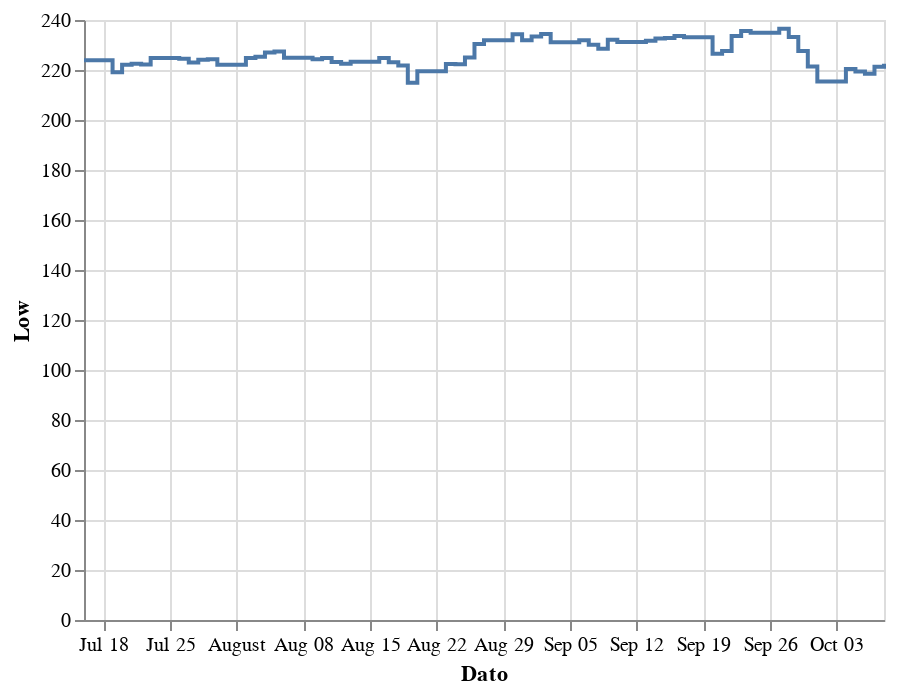

The notebook cell saved with this chart:
### Code cell
#Hent aktier
import yfinance as yf
def stockDownload(symbol):
  stock = yf.Ticker(symbol)
  hist = stock.history(period="12wk")
  return hist

data=stockDownload("Mowi.OL")
data['Dato']=data.index

alt.Chart(data).mark_line(interpolate='step-after').encode(
    x='Dato',
    y='Low'
)

### Figure 1 — Vega-Lite specification as saved in the notebook (floating-point values rounded to 4 significant figures)
{"config": {"view": {"continuousWidth": 400, "continuousHeight": 300}}, "data": {"name": "data-122ccf324c0d76dbc1ba6905e0d3dd47"}, "mark": {"type": "line", "interpolate": "step-after"}, "encoding": {"x": {"type": "temporal", "field": "Dato"}, "y": {"type": "quantitative", "field": "Low"}}, "$schema": "https://vega.github.io/schema/vega-lite/v4.8.1.json", "datasets": {"data-122ccf324c0d76dbc1ba6905e0d3dd47": [{"Open": 224.1, "High": 226.8, "Low": 223.9, "Close": 223.9, "Volume": 617775, "Dividends": 0.0, "Stock Splits": 0, "Dato": "2021-07-16T00:00:00"}, {"Open": 224.8, "High": 225.4, "Low": 219.1, "Close": 220.5, "Volume": 534943, "Dividends": 0.0, "Stock Splits": 0, "Dato": "2021-07-19T00:00:00"}, {"Open": 222.1, "High": 226.5, "Low": 222.1, "Close": 225.0, "Volume": 562571, "Dividends": 0.0, "Stock Splits": 0, "Dato": "2021-07-20T00:00:00"}, {"Open": 225.7, "High": 227.1, "Low": 222.5, "Close": 224.0, "Volume": 489661, "Dividends": 0.0, "Stock Splits": 0, "Dato": "2021-07-21T00:00:00"}, {"Open": 224.1, "High": 224.8, "Low": 222.2, "Close": 223.5, "Volume": 347778, "Dividends": 0.0, "Stock Splits": 0, "Dato": "2021-07-22T00:00:00"}, {"Open": 224.9, "High": 227.6, "Low": 224.8, "Close": 225.8, "Volume": 404459, "Dividends": 0.0, "Stock Splits": 0, "Dato": "2021-07-23T00:00:00"}, {"Open": 224.7, "High": 226.3, "Low": 224.5, "Close": 225.2, "Volume": 266623, "Dividends": 0.0, "Stock Splits": 0, "Dato": "2021-07-26T00:00:00"}, {"Open": 225.3, "High": 225.6, "Low": 223.0, "Close": 224.1, "Volume": 381811, "Dividends": 0.0, "Stock Splits": 0, "Dato": "2021-07-27T00:00:00"}, {"Open": 224.1, "High": 226.2, "Low": 224.1, "Close": 225.4, "Volume": 409000, "Dividends": 0.0, "Stock Splits": 0, "Dato": "2021-07-28T00:00:00"}, {"Open": 224.8, "High": 227.2, "Low": 224.3, "Close": 224.7, "Volume": 478508, "Dividends": 0.0, "Stock Splits": 0, "Dato": "2021-07-29T00:00:00"}, {"Open": 224.0, "High": 224.9, "Low": 222.1, "Close": 224.3, "Volume": 496198, "Dividends": 0.0, "Stock Splits": 0, "Dato": "2021-07-30T00:00:00"}, {"Open": 224.8, "High": 227.8, "Low": 224.8, "Close": 225.5, "Volume": 276610, "Dividends": 0.0, "Stock Splits": 0, "Dato": "2021-08-02T00:00:00"}, {"Open": 225.4, "High": 227.5, "Low": 225.3, "Close": 225.7, "Volume": 216899, "Dividends": 0.0, "Stock Splits": 0, "Dato": "2021-08-03T00:00:00"}, {"Open": 227.0, "High": 230.6, "Low": 227.0, "Close": 229.9, "Volume": 557328, "Dividends": 0.0, "Stock Splits": 0, "Dato": "2021-08-04T00:00:00"}, {"Open": 230.6, "High": 230.9, "Low": 227.4, "Close": 228.6, "Volume": 326784, "Dividends": 0.0, "Stock Splits": 0, "Dato": "2021-08-05T00:00:00"}, {"Open": 228.1, "High": 229.7, "Low": 224.9, "Close": 226.0, "Volume": 372509, "Dividends": 0.0, "Stock Splits": 0, "Dato": "2021-08-06T00:00:00"}, {"Open": 225.4, "High": 226.7, "Low": 224.3, "Close": 225.1, "Volume": 335114, "Dividends": 0.0, "Stock Splits": 0, "Dato": "2021-08-09T00:00:00"}, {"Open": 225.5, "High": 227.0, "Low": 224.8, "Close": 225.7, "Volume": 356473, "Dividends": 0.0, "Stock Splits": 0, "Dato": "2021-08-10T00:00:00"}, {"Open": 226.7, "High": 227.1, "Low": 223.2, "Close": 224.4, "Volume": 321203, "Dividends": 0.0, "Stock Splits": 0, "Dato": "2021-08-11T00:00:00"}, {"Open": 223.7, "High": 225.1, "Low": 222.5, "Close": 224.8, "Volume": 295774, "Dividends": 0.0, "Stock Splits": 0, "Dato": "2021-08-12T00:00:00"}, {"Open": 225.2, "High": 225.5, "Low": 223.3, "Close": 225.5, "Volume": 300657, "Dividends": 0.0, "Stock Splits": 0, "Dato": "2021-08-13T00:00:00"}, {"Open": 224.8, "High": 227.0, "Low": 224.8, "Close": 225.4, "Volume": 246235, "Dividends": 0.0, "Stock Splits": 0, "Dato": "2021-08-16T00:00:00"}, {"Open": 225.0, "High": 226.4, "Low": 223.1, "Close": 224.6, "Volume": 372648, "Dividends": 0.0, "Stock Splits": 0, "Dato": "2021-08-17T00:00:00"}, {"Open": 225.4, "High": 225.4, "Low": 221.8, "Close": 222.1, "Volume": 393188, "Dividends": 0.0, "Stock Splits": 0, "Dato": "2021-08-18T00:00:00"}, {"Open": 220.6, "High": 220.6, "Low": 214.9, "Close": 220.1, "Volume": 922721, "Dividends": 0.0, "Stock Splits": 0, "Dato": "2021-08-19T00:00:00"}, {"Open": 220.4, "High": 223.7, "Low": 219.5, "Close": 223.4, "Volume": 579333, "Dividends": 0.0, "Stock Splits": 0, "Dato": "2021-08-20T00:00:00"}, {"Open": 224.0, "High": 224.4, "Low": 222.4, "Close": 224.1, "Volume": 525868, "Dividends": 0.0, "Stock Splits": 0, "Dato": "2021-08-23T00:00:00"}, {"Open": 224.1, "High": 224.4, "Low": 222.3, "Close": 223.5, "Volume": 493642, "Dividends": 0.0, "Stock Splits": 0, "Dato": "2021-08-24T00:00:00"}, {"Open": 225.0, "High": 235.7, "Low": 225.0, "Close": 233.3, "Volume": 1063538, "Dividends": 0.0, "Stock Splits": 0, "Dato": "2021-08-25T00:00:00"}, {"Open": 232.5, "High": 233.6, "Low": 230.4, "Close": 232.6, "Volume": 681282, "Dividends": 0.0, "Stock Splits": 0, "Dato": "2021-08-26T00:00:00"}, {"Open": 232.6, "High": 237.0, "Low": 231.9, "Close": 234.9, "Volume": 586710, "Dividends": 0.0, "Stock Splits": 0, "Dato": "2021-08-27T00:00:00"}, {"Open": 235.0, "High": 236.4, "Low": 234.3, "Close": 235.2, "Volume": 462943, "Dividends": 0.0, "Stock Splits": 0, "Dato": "2021-08-30T00:00:00"}, {"Open": 235.3, "High": 237.2, "Low": 231.9, "Close": 231.9, "Volume": 1218504, "Dividends": 0.0, "Stock Splits": 0, "Dato": "2021-08-31T00:00:00"}, {"Open": 234.0, "High": 235.8, "Low": 233.4, "Close": 235.0, "Volume": 542467, "Dividends": 0.0, "Stock Splits": 0, "Dato": "2021-09-01T00:00:00"}, {"Open": 235.0, "High": 240.2, "Low": 234.4, "Close": 237.3, "Volume": 1032668, "Dividends": 0.0, "Stock Splits": 0, "Dato": "2021-09-02T00:00:00"}, {"Open": 237.8, "High": 238.0, "Low": 231.1, "Close": 232.1, "Volume": 549979, "Dividends": 1.0, "Stock Splits": 0, "Dato": "2021-09-03T00:00:00"}, {"Open": 232.2, "High": 234.4, "Low": 231.9, "Close": 234.4, "Volume": 437634, "Dividends": 0.0, "Stock Splits": 0, "Dato": "2021-09-06T00:00:00"}, {"Open": 234.1, "High": 234.3, "Low": 230.1, "Close": 230.4, "Volume": 366742, "Dividends": 0.0, "Stock Splits": 0, "Dato": "2021-09-07T00:00:00"}, {"Open": 231.7, "High": 234.4, "Low": 228.5, "Close": 234.3, "Volume": 633740, "Dividends": 0.0, "Stock Splits": 0, "Dato": "2021-09-08T00:00:00"}, {"Open": 232.4, "High": 235.1, "Low": 232.1, "Close": 232.6, "Volume": 448954, "Dividends": 0.0, "Stock Splits": 0, "Dato": "2021-09-09T00:00:00"}, {"Open": 232.8, "High": 234.4, "Low": 231.2, "Close": 231.8, "Volume": 429052, "Dividends": 0.0, "Stock Splits": 0, "Dato": "2021-09-10T00:00:00"}, {"Open": 231.7, "High": 236.0, "Low": 231.7, "Close": 234.8, "Volume": 623816, "Dividends": 0.0, "Stock Splits": 0, "Dato": "2021-09-13T00:00:00"}, {"Open": 235.7, "High": 236.3, "Low": 232.6, "Close": 232.6, "Volume": 548816, "Dividends": 0.0, "Stock Splits": 0, "Dato": "2021-09-14T00:00:00"}, {"Open": 232.8, "High": 235.9, "Low": 232.8, "Close": 233.4, "Volume": 618428, "Dividends": 0.0, "Stock Splits": 0, "Dato": "2021-09-15T00:00:00"}, {"Open": 234.5, "High": 237.3, "Low": 233.6, "Close": 233.7, "Volume": 571658, "Dividends": 0.0, "Stock Splits": 0, "Dato": "2021-09-16T00:00:00"}, {"Open": 235.1, "High": 237.7, "Low": 233.1, "Close": 233.1, "Volume": 1603137, "Dividends": 0.0, "Stock Splits": 0, "Dato": "2021-09-17T00:00:00"}, {"Open": 231.5, "High": 232.0, "Low": 226.5, "Close": 228.5, "Volume": 529005, "Dividends": 0.0, "Stock Splits": 0, "Dato": "2021-09-20T00:00:00"}, {"Open": 227.8, "High": 234.1, "Low": 227.6, "Close": 232.9, "Volume": 465427, "Dividends": 0.0, "Stock Splits": 0, "Dato": "2021-09-21T00:00:00"}, {"Open": 234.5, "High": 237.5, "Low": 233.6, "Close": 234.9, "Volume": 692376, "Dividends": 0.0, "Stock Splits": 0, "Dato": "2021-09-22T00:00:00"}, {"Open": 237.4, "High": 239.2, "Low": 235.6, "Close": 239.2, "Volume": 502307, "Dividends": 0.0, "Stock Splits": 0, "Dato": "2021-09-23T00:00:00"}, {"Open": 239.0, "High": 239.2, "Low": 234.9, "Close": 236.5, "Volume": 430475, "Dividends": 0.0, "Stock Splits": 0, "Dato": "2021-09-24T00:00:00"}, {"Open": 237.2, "High": 238.9, "Low": 236.5, "Close": 237.7, "Volume": 358039, "Dividends": 0.0, "Stock Splits": 0, "Dato": "2021-09-27T00:00:00"}, {"Open": 240.0, "High": 240.6, "Low": 233.2, "Close": 235.6, "Volume": 892303, "Dividends": 0.0, "Stock Splits": 0, "Dato": "2021-09-28T00:00:00"}, {"Open": 236.7, "High": 237.0, "Low": 227.6, "Close": 229.0, "Volume": 1074660, "Dividends": 0.0, "Stock Splits": 0, "Dato": "2021-09-29T00:00:00"}, {"Open": 229.4, "High": 230.8, "Low": 221.4, "Close": 222.1, "Volume": 1010831, "Dividends": 0.0, "Stock Splits": 0, "Dato": "2021-09-30T00:00:00"}, {"Open": 219.9, "High": 223.7, "Low": 215.4, "Close": 222.4, "Volume": 564214, "Dividends": 0.0, "Stock Splits": 0, "Dato": "2021-10-01T00:00:00"}, {"Open": 222.0, "High": 224.4, "Low": 220.4, "Close": 222.3, "Volume": 436395, "Dividends": 0.0, "Stock Splits": 0, "Dato": "2021-10-04T00:00:00"}, {"Open": 223.4, "High": 224.3, "Low": 219.4, "Close": 224.1, "Volume": 720602, "Dividends": 0.0, "Stock Splits": 0, "Dato": "2021-10-05T00:00:00"}, {"Open": 224.5, "High": 224.7, "Low": 218.5, "Close": 220.9, "Volume": 546392, "Dividends": 0.0, "Stock Splits": 0, "Dato": "2021-10-06T00:00:00"}, {"Open": 223.4, "High": 226.6, "Low": 221.3, "Close": 224.8, "Volume": 523053, "Dividends": 0.0, "Stock Splits": 0, "Dato": "2021-10-07T00:00:00"}, {"Open": 225.3, "High": 225.5, "Low": 222.5, "Close": 225.3, "Volume": 544654, "Dividends": 0.0, "Stock Splits": 0, "Dato": "2021-10-08T00:00:00"}]}}
